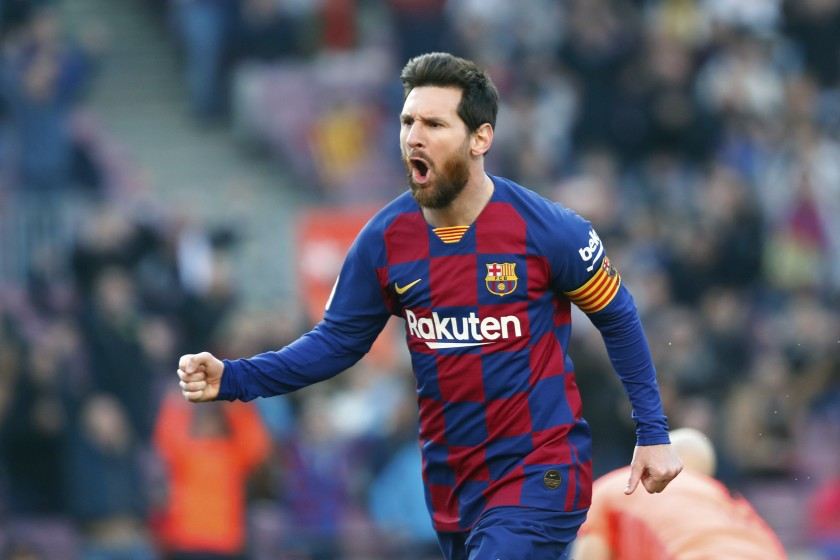
#> input picture messi2.jpeg, 840 x 560 px
$ jupyter execute --allow-errors project_starter_code.ipynb
#> lines starting #> are read from the running program, lines starting #| are printed output that depends on the picture
# Out-of-the-box face-blurring methods
EECS 504 Project, F20

### Instructions:
1. Ensure that the following files are in your current directory:
- res10_300x300_ssd_iter_140000.caffemodel
- deploy.prototxt
- the XML file
- your image of choice

2. Enter your image's name in the next cell

[cell 1]
img_name = "messi2.jpeg"

[cell 2]
import cv2
from matplotlib import pyplot as plt
import numpy as np
import os

cascade = cv2.CascadeClassifier('haarcascade_frontalface_default.xml')

# Haar Cascade
### Function: find_and_blur
Requires: 1 image with two different color schemes, grayscale and color. Returns: image with face blurred.

https://medium.com/swlh/anonymize-facial-data-on-video-blur-peoples-faces-using-opencv-14ce5ed1f1aa

[cell 3]
def find_and_blur(bw, color):

    faces = cascade.detectMultiScale(bw, 1.1, 4) #what detects the faces, will only take grayscale

    # get the locations of the faces
    for (x, y, w, h) in faces:
        # select the areas where the face was found
        roi_color = color[y:y+h, x:x+w]
        # blur the colored image
        blur = cv2.GaussianBlur(roi_color, (101,101), 0)
        # Insert ROI back into image
        color[y:y+h, x:x+w] = blur

    # return the blurred image
    return color

[cell 4]
# Read in image
img = cv2.imread(img_name, cv2.IMREAD_COLOR)
#> img is the input picture: shape (560, 840, 3); mean B, G, R 103.9, 90.6, 93.6
bw = cv2.cvtColor(img, cv2.COLOR_BGR2GRAY)
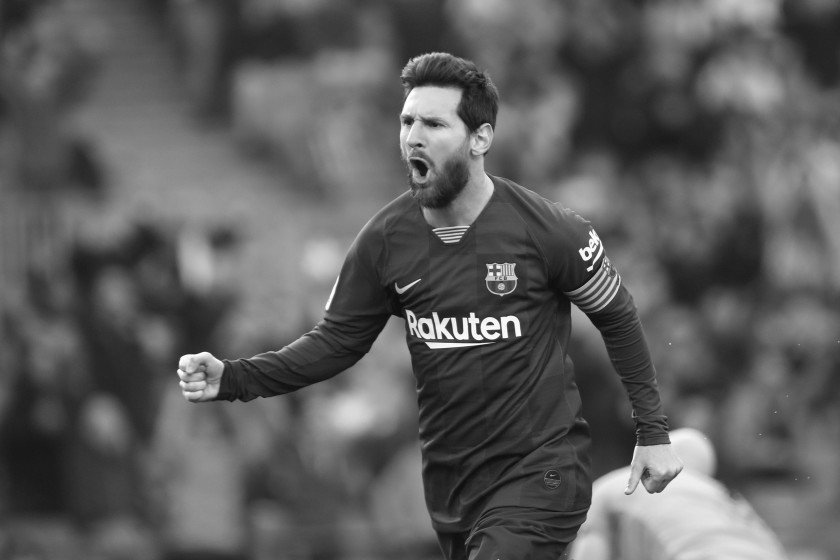
#> bw: shape (560, 840); min 9, max 255, mean 93

# Detect the face and blur it
blur = find_and_blur(bw, img)
#> in find_and_blur, `faces = cascade.detectMultiScale(bw, 1.1, 4)`: faces = [[381, 92, 81, 81]]
#> the loop in find_and_blur, `for (x, y, w, h) in faces:` made 1 pass
#> pass 1, in find_and_blur, `roi_color = color[y:y+h, x:x+w]`:
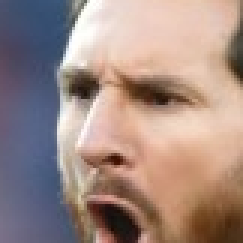
#> roi_color: shape (81, 81, 3) (shown 3 times larger); mean B, G, R 131.6, 138.7, 161.1
#> pass 1, in find_and_blur, `blur = cv2.GaussianBlur(roi_color, (101,101), 0)`:
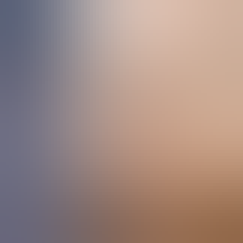
#> blur: shape (81, 81, 3) (shown 3 times larger); mean B, G, R 132, 139.1, 161.5

# Display output
plt.imshow(cv2.cvtColor(blur, cv2.COLOR_BGR2RGB))
ax = plt.gca()
ax.axes.xaxis.set_visible(False)
ax.axes.yaxis.set_visible(False)
plt.show()
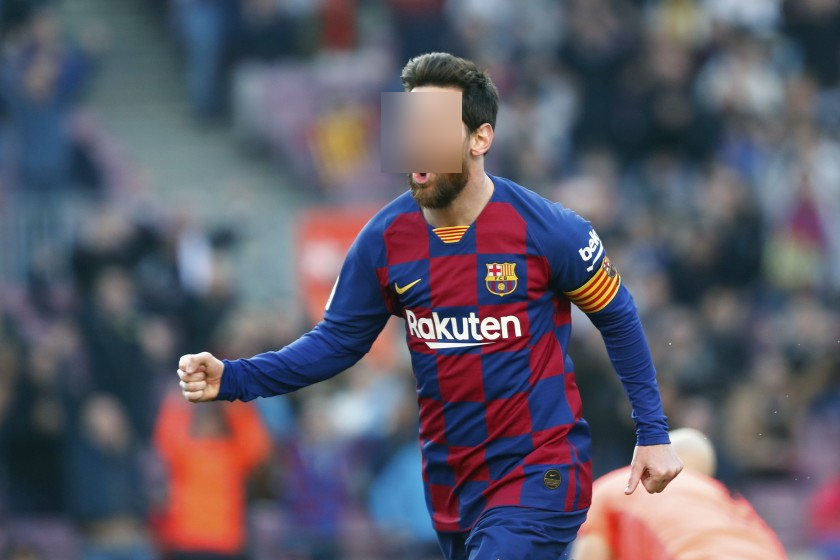
#> shown: shape (560, 840, 3); mean R, G, B 93.7, 90.6, 103.9
